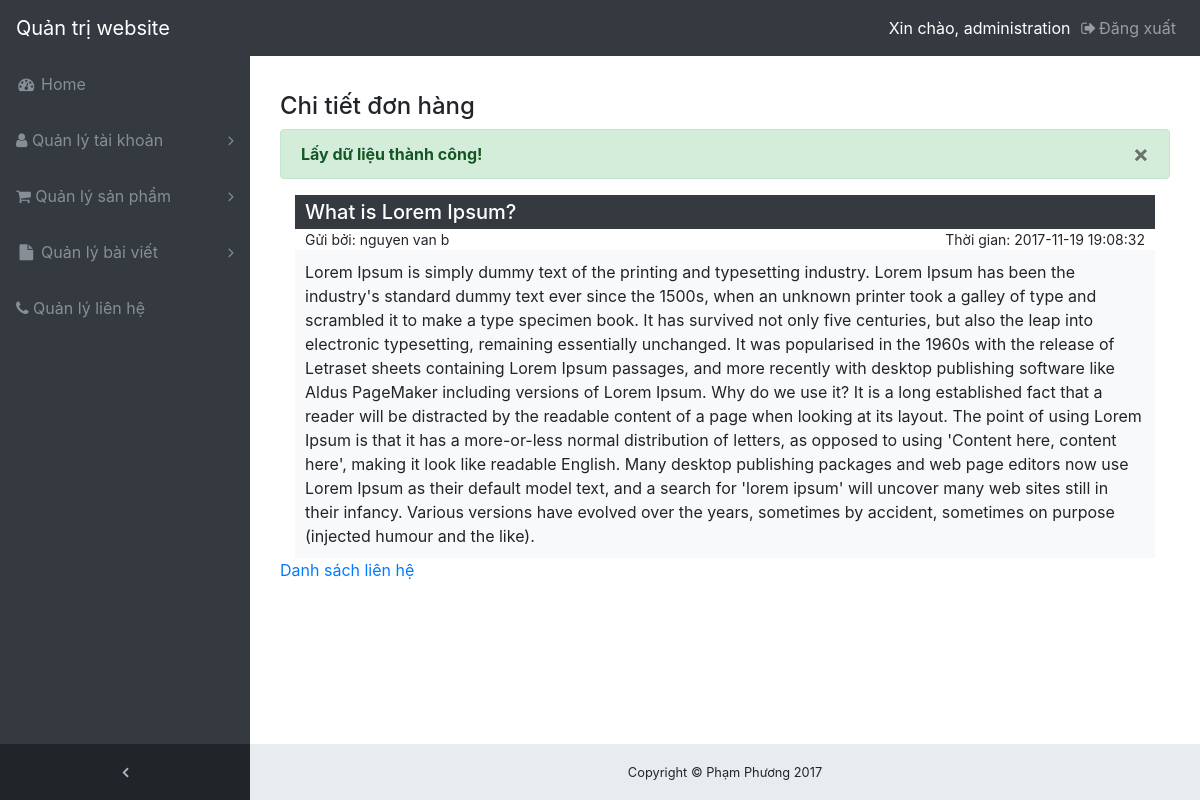
/index.php?controller=admin-contact&action=view-contact&id=2 (signed in), run on the app's committed database.
### tables this page shows
CREATE TABLE `lienhe` (
  `id` int(11) NOT NULL,
  `tieu_de` varchar(100) NOT NULL,
  `noi_dung` text NOT NULL,
  `ho_ten` varchar(50) NOT NULL,
  `dia_chi` varchar(100) DEFAULT NULL,
  `dien_thoai` varchar(15) DEFAULT NULL,
  `email` varchar(50) DEFAULT NULL,
  `ngay_gio` TIMESTAMP NOT NULL DEFAULT CURRENT_TIMESTAMP
);

### Controller/AdminContactController.php (called while the page is built, shortened)
<?php
require_once app_path . '/Model/AdminContactModel.php';
function viewContactAction (){
    $dataView = null;
    $id = $_GET['id'];
    $list   = SelectOneContactView($id);
    if (is_array($list)) {
        $dataView['data']        = $list;
        $dataView['msg']         = 'Lấy dữ liệu thành công!';
    } else {
        $dataView['msg'] = $list;
    }
    renderView($dataView);
}

### Model/AdminContactModel.php (called while the page is built, shortened)
<?php
function SelectOneContactView($id){
    $sql = "SELECT * from lienhe where id = $id";
    $res = mysqli_query($GLOBALS['conn'],$sql);
    if(mysqli_num_rows($res)==1){
        $row = mysqli_fetch_assoc($res);
        return $row;
    }
    else{
        return 'Không tồn tại liên hệ có id là '.$id;
    }
}

### View/admin-contact/view-contact.phtml (the view, shortened to what this page needs)
<div class="container-fluid">
    <h4 class="margin-top-20">Chi tiết đơn hàng</h4>
    <div class="alert alert-success alert-dismissable fade show">
        <button type="button" class="close" data-dismiss="alert">&times;</button>
        <?php
        if (!empty($data['msg'])) {
            echo '<b>' . $data['msg'] . "</b>";
        }
        ?>
    </div>
    <div class="container">
        <h5 class="padding-title bg-dark text-white" style="margin-bottom:0px;"><?php echo $data['data']['tieu_de']; ?></h5>
        <div class="row">
            <div class="col-sm-6" style="text-align:left;"><p style="margin-bottom:0px;padding-left:10px; font-size:14px;">Gửi bởi: <?php echo $data['data']['ho_ten']; ?></p></div>
            <div class="col-sm-6" style="text-align:right;"><p style="margin-bottom:0px;padding-right:10px; font-size:14px;">Thời gian: <?php echo $data['data']['ngay_gio']; ?></p></div>
        </div>
        <div class="contact-content bg-light" style="padding: 10px;">
            <?php echo $data['data']['noi_dung']; ?>
        </div>
    </div>
    <a href="?controller=admin-contact&action=list-contact">Danh sách liên hệ</a>
</div>

### public/backend/css/style.css (style rules this page uses)
.margin-top-20 { margin-top: 20px; }
.padding-title { padding: 5px 10px; }
body { margin: 0px; padding: 0px; }
a { color:#8cc63f; }

### public/backend/css/sb-admin.css (style rules this page uses)
html { position: relative; min-height: 100%; }
body { overflow-x: hidden; }
body.sticky-footer { margin-bottom: 56px; }
body.fixed-nav { padding-top: 56px; }

### data on the page
lienhe: tieu_de "What is Lorem Ipsum?", ho_ten "nguyen van b", ngay_gio "2017-11-19 19:08:32", noi_dung "Lorem Ipsum is simply dummy text of the printing and typesetting industry. Lorem Ipsum has been the industry's standard dummy text ever since the 1500s, when an unknown printer took a galley of type and scrambled it to make a type specimen book. It has survived not only five centuries, but also the leap into electronic typesetting, remaining essentially unchanged. It was popularised in the 1960s with the release of Letraset sheets containing Lorem Ipsum passages, and more recently with desktop publishing software like Aldus PageMaker including versions of Lorem Ipsum. Why do we use it? It is a long established fact that a reader will be distracted by the readable content of a page when…"

### other printed values
$data['msg'] "Lấy dữ liệu thành công!"
